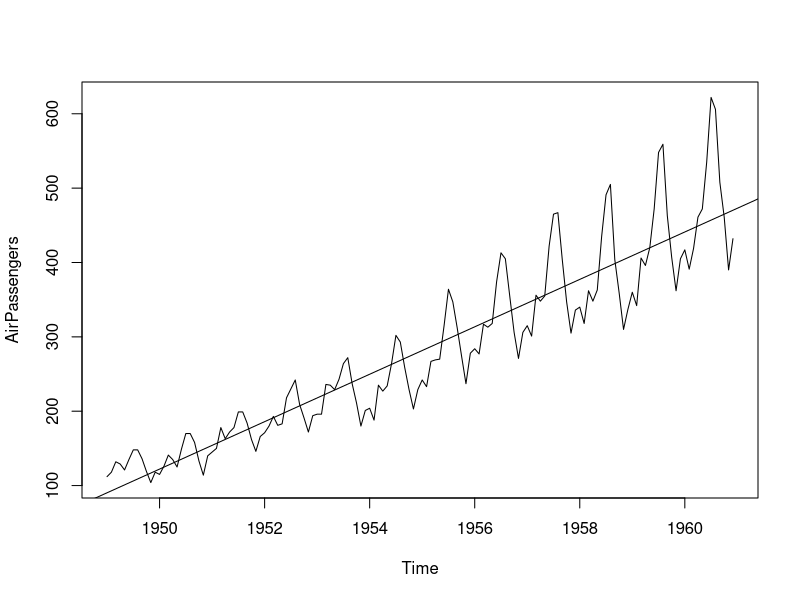
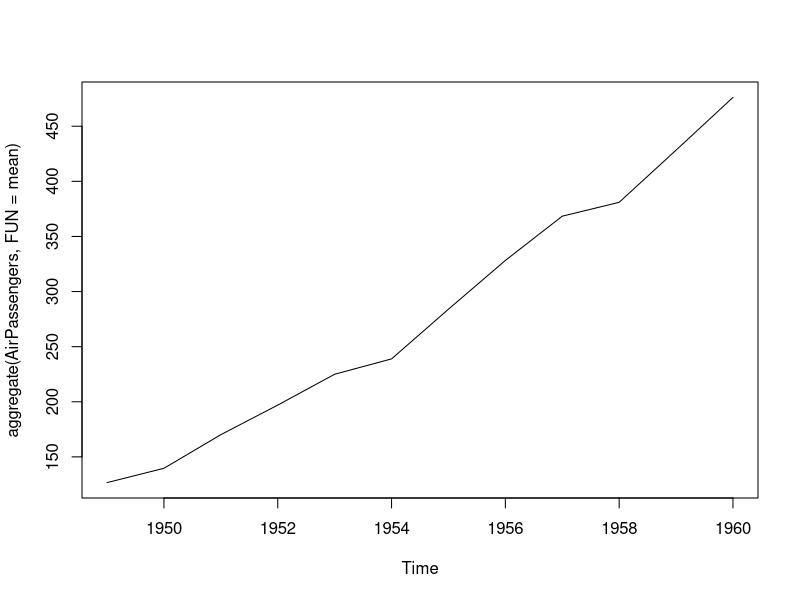
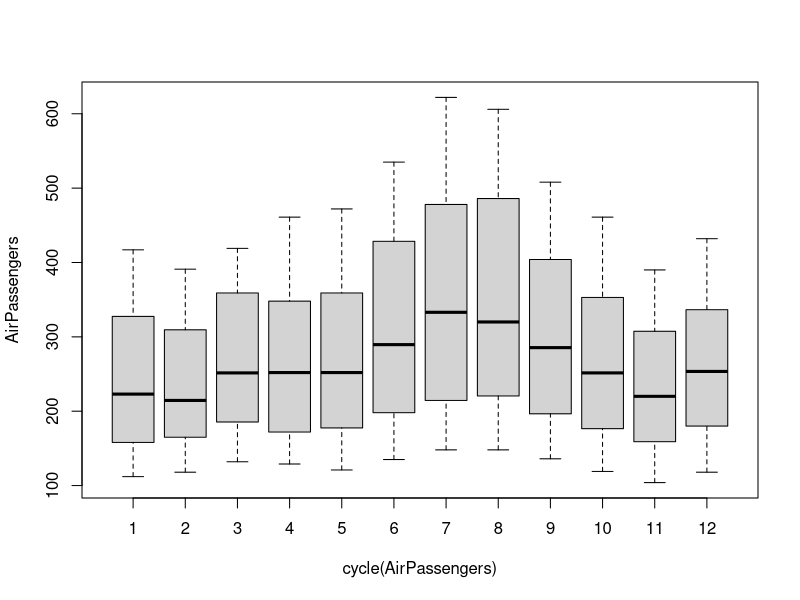
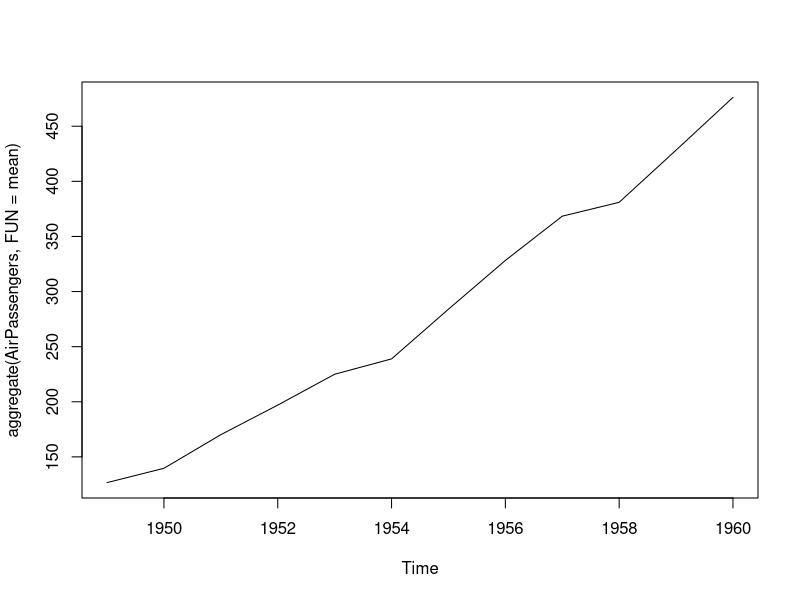
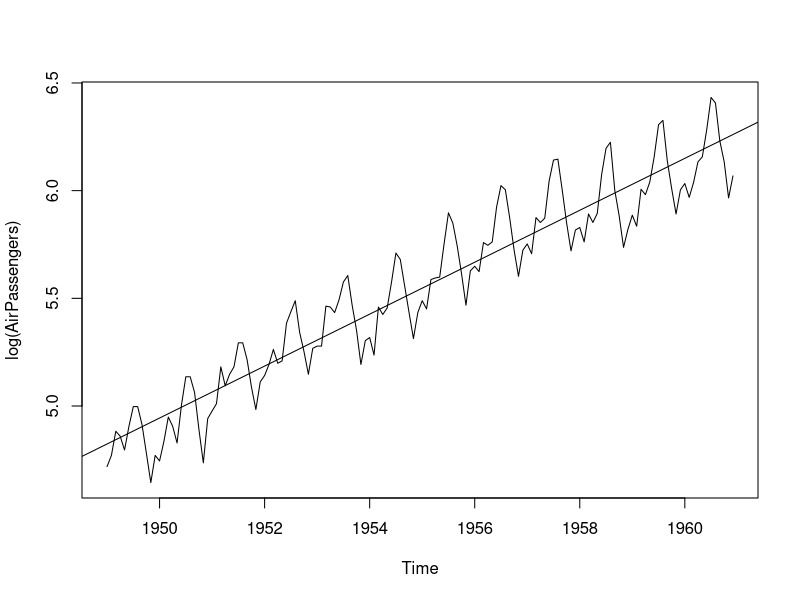
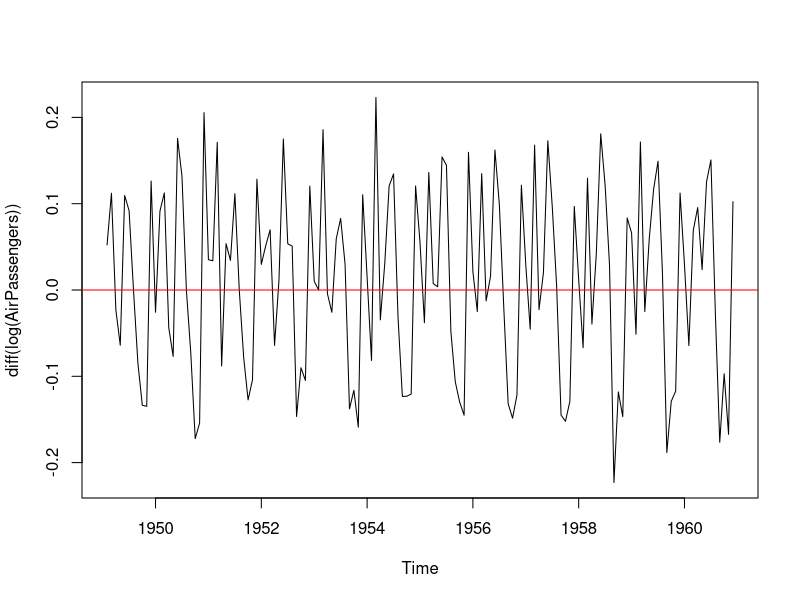

Recreate these plots in R, in order. (Note: this script raises an error after producing the figures.)
# Time Series ts1
#https://www.analyticsvidhya.com/blog/2015/12/complete-tutorial-time-series-modeling/

data(AirPassengers)
class(AirPassengers)
#This tells you that the data series is in a time series format
str(AirPassengers)
head(AirPassengers); tail(AirPassengers)
start(AirPassengers)
#This is the start of the time series
end(AirPassengers)
#[1] 1960 12
#This is the end of the time series
frequency(AirPassengers)  # $[1] 12
#The cycle of this time series is 12months in a year
summary(AirPassengers)


# Sec 2 -------------------------------------------------------------------

#The number of passengers are distributed across the spectrum
plot(AirPassengers)
#This will plot the time series
abline(reg=lm(AirPassengers~time(AirPassengers)))
# This will fit in a line


# Sec3 --------------------------------------------------------------------

cycle(AirPassengers)
#This will print the cycle across years.
plot(aggregate(AirPassengers,FUN=mean))
#This will aggregate the cycles and display a year on year trend
boxplot(AirPassengers~cycle(AirPassengers))
#Box plot across months will give us a sense on seasonal effect


plot(aggregate(AirPassengers,FUN=mean))
plot(log(AirPassengers))
abline(reg=lm(log(AirPassengers) ~ time(AirPassengers)))

plot(diff (log(AirPassengers)))
abline(h=0, col='red')
abline(reg=lm(diff(log(AirPassengers)) ~ time(AirPassengers)))
?arima

#Model
acf(AirPassengers)
acf(diff (log(AirPassengers)))
pacf(diff (log(AirPassengers)))

fit = arima(log(AirPassengers), c(0,1,1), seasonal =
              list(order = c(0,1,1), period = 12) )
pred = predict(fit, n.ahead = 10 * 12)
pred1 = 2.718 * pred$pred
ts.plot(AirPassengers, pred1, log='y', lty=c(1,3))
